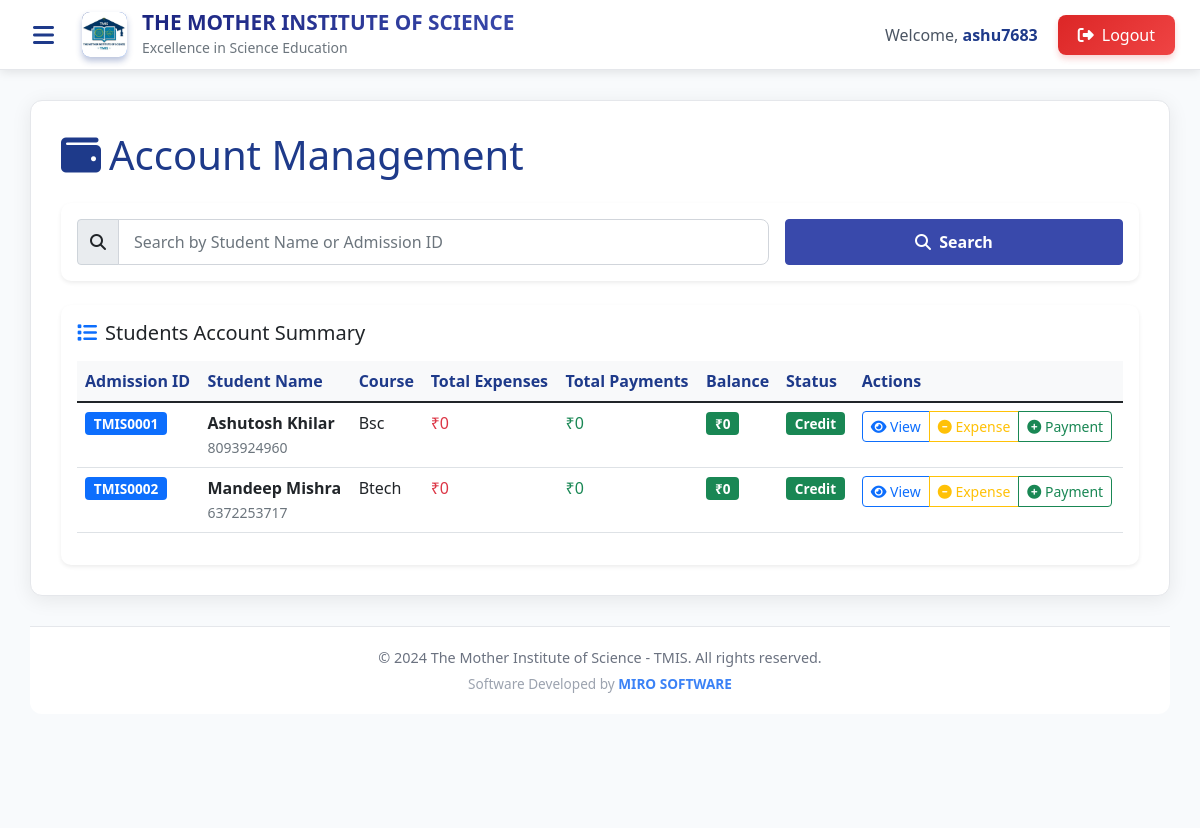
The page /account-section/ (signed in) on the database its author committed.
### institute/models.py (models this page shows, shortened)
class CustomUser(AbstractUser):
    USER_TYPE_CHOICES = (
        ('admin', 'Admin'),
        ('user', 'User'),
        ('student', 'Student'),
    )
    uid = models.CharField(max_length=50, unique=True)
    mobile = models.CharField(max_length=15, blank=True, null=True)
    user_type = models.CharField(max_length=10, choices=USER_TYPE_CHOICES, default='student')
    status = models.CharField(max_length=20, default='active')
    created_at = models.DateTimeField(auto_now_add=True)

class Admission(models.Model):
    admission_id = models.CharField(max_length=20, unique=True, blank=True, null=True, verbose_name="Admission ID")
    student_image = models.ImageField(upload_to='student_images/', blank=True, null=True, verbose_name="Student Photo")
    student_name = models.CharField(max_length=100)
    father_name = models.CharField(max_length=100)
    mother_name = models.CharField(max_length=100)
    date_of_birth = models.DateField()
    mobile_number = models.CharField(max_length=15)
    address = models.TextField()
    adhaar_number = models.CharField(max_length=20)
    whatsapp_number = models.CharField(max_length=15)
    blood_group = models.CharField(max_length=5)
    category = models.CharField(max_length=50)
    college_name = models.CharField(max_length=200)
    board_name = models.CharField(max_length=100)
    college_roll_no = models.CharField(max_length=50)
    batch = models.CharField(max_length=50)
    eleventh_year = models.CharField(max_length=10)
    twelfth_year = models.CharField(max_length=10)
    course = models.CharField(max_length=100)
    enrolled_for = models.CharField(max_length=100)
    sams_login_id = models.CharField(max_length=100, blank=True)
    sams_password = models.CharField(max_length=100, blank=True)
    pen_number = models.CharField(max_length=100, blank=True)
    apaar_id = models.CharField(max_length=100, blank=True)
    visitor1_name = models.CharField(max_length=100, blank=True)
    visitor1_relation = models.CharField(max_length=100, blank=True)
    visitor1_contact = models.CharField(max_length=15, blank=True)
    visitor2_name = models.CharField(max_length=100, blank=True)
    visitor2_relation = models.CharField(max_length=100, blank=True)
    visitor2_contact = models.CharField(max_length=15, blank=True)
    hostel_fees = models.DecimalField(max_digits=10, decimal_places=2, default=0)
    academics_accommodation = models.TextField(blank=True)
    admitted_college_fees = models.DecimalField(max_digits=10, decimal_places=2, default=0)
    college_dress = models.CharField(max_length=100, blank=True)
    books = models.CharField(max_length=100, blank=True)
    college_transportation = models.CharField(max_length=100, blank=True)
    tms_dress = models.CharField(max_length=100, blank=True)
    installment1 = models.DecimalField(max_digits=10, decimal_places=2, default=0)
    installment2 = models.DecimalField(max_digits=10, decimal_places=2, default=0)
    installment3 = models.DecimalField(max_digits=10, decimal_places=2, default=0)
    installment4 = models.DecimalField(max_digits=10, decimal_places=2, default=0)
    installment5 = models.DecimalField(max_digits=10, decimal_places=2, default=0)
    installment6 = models.DecimalField(max_digits=10, decimal_places=2, default=0)
    tms_fees = models.DecimalField(max_digits=10, decimal_places=2, default=0)
    guardian_signature = models.CharField(max_length=100, blank=True)
    student_signature = models.CharField(max_length=100, blank=True)
    tms_signature = models.CharField(max_length=100, blank=True)
    created_at = models.DateTimeField(auto_now_add=True)
    updated_at = models.DateTimeField(auto_now=True)
    submitted_by = models.ForeignKey(CustomUser, on_delete=models.SET_NULL, null=True, blank=True)

### institute/views.py (the view)
# urls.py: path('account-section/', views.account_section, name='account_section'),
@login_required
def account_section(request):
    if request.user.user_type != 'admin':
        return redirect('home')
    search_query = request.GET.get('search', '')
    admissions = Admission.objects.all()
    if search_query:
        admissions = admissions.filter(
            Q(student_name__icontains=search_query) |
            Q(admission_id__icontains=search_query) |
            Q(mobile_number__icontains=search_query)
        )
    admission_data = []
    for admission in admissions:
        total_expenses = Expense.objects.filter(admission=admission).aggregate(Sum('amount'))['amount__sum'] or 0
        total_payments = Payment.objects.filter(admission=admission).aggregate(Sum('amount'))['amount__sum'] or 0
        balance = total_payments - total_expenses
        admission_data.append({
            'admission': admission,
            'total_expenses': total_expenses,
            'total_payments': total_payments,
            'balance': balance
        })
    context = {
        'admission_data': admission_data,
        'search_query': search_query,
    }
    return render(request, 'institute/account_section.html', context)

### templates/institute/account_section.html (shortened to what this page needs)
{% extends 'institute/base.html' %}
{% block content %}
<div class="content-card">
    <h1 class="mb-4" style="color: #1e3a8a;">
        <i class="fas fa-wallet me-2"></i>Account Management
    </h1>
    <div class="card border-0 shadow-sm mb-4">
        <div class="card-body">
            <form method="GET" action="{% url 'account_section' %}" class="row g-3">
                <div class="col-md-8">
                    <div class="input-group">
                        <span class="input-group-text">
                            <i class="fas fa-search"></i>
                        </span>
                        <input type="text"
                                class="form-control"
                                name="search"
                                placeholder="Search by Student Name or Admission ID"
                                value="{{ search_query }}">
                    </div>
                </div>
                <div class="col-md-4">
                    <button type="submit" class="btn btn-primary w-100">
                        <i class="fas fa-search me-1"></i> Search
                    </button>
                </div>
            </form>
        </div>
    </div>
    <div class="card border-0 shadow-sm">
        <div class="card-body">
            <h5 class="card-title mb-3">
                <i class="fas fa-list me-2 text-primary"></i>Students Account Summary
            </h5>
            {% if admission_data %}
            <div class="table-responsive">
                <table class="table table-hover">
                    <thead class="table-light">
                        <tr>
                            <th>Admission ID</th>
                            <th>Student Name</th>
                            <th>Course</th>
                            <th>Total Expenses</th>
                            <th>Total Payments</th>
                            <th>Balance</th>
                            <th>Status</th>
                            <th>Actions</th>
                        </tr>
                    </thead>
                    <tbody>
                        {% for data in admission_data %}
                        <tr>
                            <td>
                                <span class="badge bg-primary">{{ data.admission.admission_id|default:"None" }}</span>
                            </td>
                            <td>
                                <strong>{{ data.admission.student_name }}</strong>
                                <br>
                                <small class="text-muted">{{ data.admission.mobile_number }}</small>
                            </td>
                            <td>{{ data.admission.course }}</td>
                            <td class="text-danger">₹{{ data.total_expenses }}</td>
                            <td class="text-success">₹{{ data.total_payments }}</td>
                            <td>
                                <span class="badge bg-{% if data.balance >= 0 %}success{% else %}danger{% endif %}">
                                    ₹{{ data.balance }}
                                </span>
                            </td>
                            <td>
                                {% if data.balance >= 0 %}
                                    <span class="badge bg-success">Credit</span>
                                {% else %}
                                    <span class="badge bg-danger">Due</span>
                                {% endif %}
                            </td>
                            <td>
                                <div class="btn-group btn-group-sm">
                                    <a href="{% url 'student_account' data.admission.id %}"
                                        class="btn btn-outline-primary">
                                        <i class="fas fa-eye"></i> View
                                    </a>
                                    <a href="{% url 'add_expense' data.admission.id %}"
                                        class="btn btn-outline-warning">
                                        <i class="fas fa-minus-circle"></i> Expense
                                    </a>
                                    <a href="{% url 'add_payment' data.admission.id %}"
                                        class="btn btn-outline-success">
                                        <i class="fas fa-plus-circle"></i> Payment
                                    </a>
                                </div>
                            </td>
                        </tr>
                        {% endfor %}
                    </tbody>
                </table>
            </div>
            {% endif %}
        </div>
    </div>
</div>
{% endblock %}

### templates/institute/base.html (shortened to what this page needs)
{% load static %}
<!DOCTYPE html>
<html lang="en">
<head>
    <link href="https://cdn.jsdelivr.net/npm/bootstrap@5.1.3/dist/css/bootstrap.min.css" rel="stylesheet">
    <link rel="stylesheet" href="https://cdnjs.cloudflare.com/ajax/libs/font-awesome/6.4.0/css/all.min.css">
</head>
<body>
    <nav class="top-navbar">
        <div class="left-section">
            <button class="menu-toggle" id="menuToggle">
                <i class="fas fa-bars"></i>
            </button>
            <div class="logo-container">
                <img src="./../../media/logo/tmis_logo.jpeg"
                        alt="TMIS Logo"
                        class="logo-img">
                <div>
                    <div class="institute-name">THE MOTHER INSTITUTE OF SCIENCE</div>
                    <small class="text-muted">Excellence in Science Education</small>
                </div>
            </div>
        </div>
        <div class="user-menu">
            {% if user.is_authenticated %}
                <div class="welcome-text">
                    Welcome, <strong>{{ user.username }}</strong>
                </div>
                <a href="{% url 'logout' %}" class="logout-btn">
                    <i class="fas fa-sign-out-alt"></i>
                    Logout
                </a>
            {% else %}
                <div class="welcome-text">
                    Welcome to TMIS Portal
                </div>
            {% endif %}
        </div>
    </nav>
    <main class="main-content">
        {% block content %}{% endblock %}
        {% block copyright %}
        {% if request.path != '/' %}
        <div class="copyright-footer">
            &copy; 2024 The Mother Institute of Science - TMIS. All rights reserved.
            <div class="developed-by">
                Software Developed by <strong>MIRO SOFTWARE</strong>
            </div>
        </div>
        {% endif %}
        {% endblock %}
    </main>
</body>
</html>

### templates/institute/base.html (style rules this page uses)
:root { --primary-color: #1a237e; --secondary-color: #283593; --accent-color: #3949ab; --light-color: #e8eaf6; --dark-color: #0d47a1; }
.logo-container { display: flex; align-items: center; gap: 10px; }
.logo-img { height: 50px; width: auto; }
.btn-primary { background-color: var(--accent-color); border-color: var(--accent-color); padding: 10px 30px; font-weight: 600; }
.card { transition: transform 0.3s, box-shadow 0.3s; border: none; box-shadow: 0 5px 15px rgba(0,0,0,0.08); border-radius: 10px; overflow: hidden; }
.institute-name { font-family: 'Segoe UI', Tahoma, Geneva, Verdana, sans-serif; font-size: 1.8rem; background: linear-gradient(45deg, #1a237e, #3949ab); -webkit-background-clip: text; -webkit-text-fill-color: transparent; font-weight: bold; }
:root { --sidebar-width: 250px; --sidebar-bg: #1e3a8a; --sidebar-hover: #2563eb; --sidebar-active: #3b82f6; --header-height: 70px; }
* { margin: 0; padding: 0; box-sizing: border-box; }
body { font-family: 'Segoe UI', Tahoma, Geneva, Verdana, sans-serif; background-color: #f8fafc; min-height: 100vh; }
.top-navbar { position: fixed; top: 0; left: 0; right: 0; height: var(--header-height); background: white; box-shadow: 0 2px 10px rgba(0, 0, 0, 0.1); z-index: 1000; display: flex; align-items: center; justify-content: space-between; padding: 0 25px; border-bottom: 1px solid #e5e7eb; }
.left-section { display: flex; align-items: center; gap: 20px; }
.menu-toggle { background: none; border: none; font-size: 1.5rem; color: #1e3a8a; cursor: pointer; padding: 8px; border-radius: 5px; transition: all 0.3s ease; }
.logo-container { display: flex; align-items: center; gap: 15px; }
.logo-img { height: 45px; width: 45px; border-radius: 8px; background: linear-gradient(135deg, #1e3a8a, #3b82f6); display: flex; align-items: center; justify-content: center; color: white; font-weight: bold; font-size: 1.2rem; box-shadow: 0 4px 6px rgba(30, 58, 138, 0.3); }
.institute-name { font-size: 1.3rem; font-weight: 700; color: #1e3a8a; line-height: 1.2; }
.user-menu { display: flex; align-items: center; gap: 20px; }
.welcome-text { color: #4b5563; font-weight: 500; }
.welcome-text strong { color: #1e3a8a; }
.logout-btn { background: linear-gradient(135deg, #dc2626, #ef4444); color: white; border: none; padding: 8px 20px; border-radius: 8px; font-weight: 500; text-decoration: none; transition: all 0.3s ease; display: flex; align-items: center; gap: 8px; box-shadow: 0 4px 6px rgba(220, 38, 38, 0.2); }
.main-content { margin-top: var(--header-height); padding: 30px; min-height: calc(100vh - var(--header-height)); background: #f8fafc; }
.content-card { background: white; border-radius: 12px; box-shadow: 0 4px 20px rgba(0, 0, 0, 0.08); padding: 30px; margin-bottom: 30px; border: 1px solid #e5e7eb; }
.copyright-footer { text-align: center; padding: 20px; color: #6b7280; font-size: 0.9rem; border-top: 1px solid #e5e7eb; margin-top: 30px; background: white; border-radius: 0 0 12px 12px; }
.developed-by { text-align: center; margin-top: 5px; font-size: 0.85rem; color: #9ca3af; }
.developed-by strong { color: #3b82f6; }
.form-control, .form-select { border: 1px solid #d1d5db; border-radius: 8px; padding: 10px 15px; transition: all 0.3s; }

### templates/institute/account_section.html (style rules this page uses)
.table th { background-color: #f8f9fa; color: #1e3a8a; font-weight: 600; }
.badge { font-size: 0.85em; padding: 0.35em 0.65em; }
.btn-group .btn { border-radius: 4px; }

### rows shown on the page
CustomUser: username "ashu7683"
Admission: admission.admission_id "TMIS0001", admission.student_name "Ashutosh Khilar", admission.mobile_number "8093924960", admission.course "Bsc", total_expenses "0", total_payments "0", balance "0"
Admission: admission.admission_id "TMIS0002", admission.student_name "Mandeep Mishra", admission.mobile_number "6372253717", admission.course "Btech", total_expenses "0", total_payments "0", balance "0"
